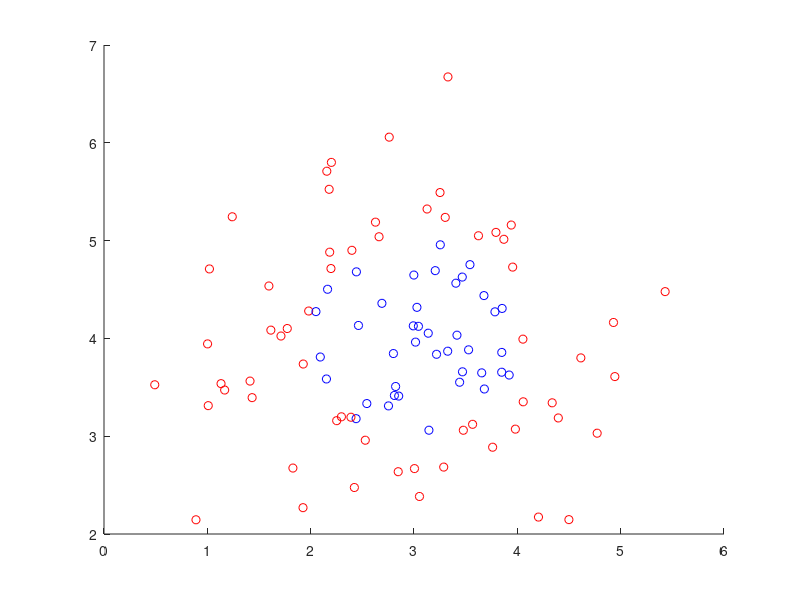

Reproduce this figure in MATLAB. (Note: this script raises an error after producing the figure.)
load('credit.mat')
degree = 3;
figure;
[numPoints, temp ] = size(data);
for i=1:numPoints
    if label(i) == 0
        scatter( data(i,1),data(i,2),'r' );
    else
        scatter( data(i,1),data(i,2),'b' );
    end
    hold on;
end
transformedData =  featuretransform( data, degree);
Size = size(transformedData);
options = optimset('GradObj', 'on', 'MaxIter', 100);
initial_w = zeros(Size(2),1);
[w objval] = fminunc(@(w)(objgradcompute(w, transformedData, label)), initial_w, options)
plotdecisionboundary(w,transformedData,label);
figure;
for i=1:numPoints
    if label(i) == 0
        scatter( data(i,1),data(i,2),'r' );
    else
        scatter( data(i,1),data(i,2),'b' );
    end
    hold on;
end
lindiscriminant(transformedData,label);